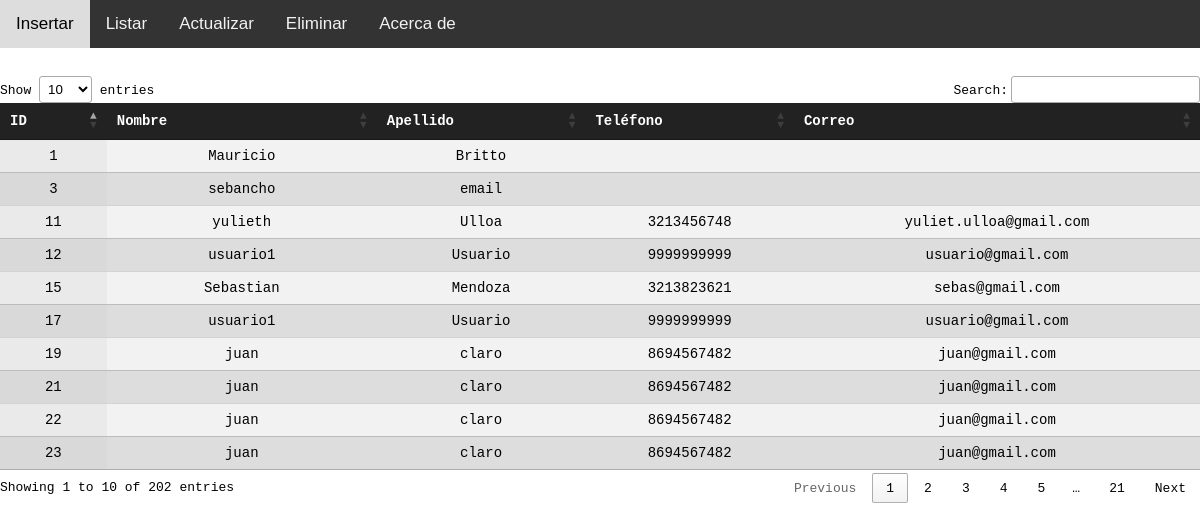
The app's page /listar.php with its own data.
### tables this page shows
CREATE TABLE `usuarios` (
  `id` int(30) NOT NULL,
  `nombre` text NOT NULL,
  `apellido` text NOT NULL,
  `telefono` varchar(20) NOT NULL,
  `correo` varchar(50) NOT NULL
);

### listar.php (the view, shortened to what this page needs)
<!DOCTYPE html>
<html lang="es">
<head>
    <link rel="stylesheet" href="https://cdn.datatables.net/1.10.20/css/jquery.dataTables.min.css">
</head>
<body>
    <?php
    include_once('conexion.php');
    include_once('cabecera.php');
    echo '<pre>';
    $sql = "SELECT id,nombre,apellido,telefono,correo FROM usuarios";
    $resultado = $conexion->query($sql);
    ?>
    <table id="listar" class="display" style="width:100%">
        <?php
        if ($resultado->num_rows > 0) {
            echo "<thead><tr><th>ID</th><th>Nombre</th><th>Apellido</th><th>Teléfono</th><th>Correo</th></tr></thead><tbody>";
            $filas = $resultado->fetch_all(MYSQLI_ASSOC);
            foreach ($filas as $fila) {
                echo "<tr>
                <td>" . $fila['id'] . "</td><td>" . $fila['nombre'] . "</td><td>" . $fila['apellido'] . "</td><td>" . $fila['telefono'] . "</td><td>" . $fila['correo'] . "</td></tr>";
            }
            echo "</tbody>";
        } else {
            echo "<td valign='top' colspan='5' class='dataTables_empty'>No hay registros para mostrar</td>";
        }
        ?>
    </table>
</body>
</html>

### cabecera.php (shortened to what this page needs)
<!DOCTYPE html>
<html lang="en">
<head>
    <link rel="stylesheet" href="https://cdn.datatables.net/1.10.20/css/jquery.dataTables.min.css">
    <link rel="stylesheet" href="estilos.css">
</head>
<body>
    <div class="topnav">
        <a href="index.php">Insertar</a>
        <a href="listar.php">Listar</a>
        <a href="actualizar.php">Actualizar</a>
        <a href="eliminar.php">Eliminar</a>
        <a href="https://configuroweb.com">Acerca de</a>
    </div>
</body>
</html>

### estilos.css (style rules this page uses)
body { margin: 0; font-family: Arial, Helvetica, sans-serif; }
.topnav { overflow: hidden; background-color: #333; }
.topnav a { float: left; color: #f2f2f2; text-align: center; padding: 14px 16px; text-decoration: none; font-size: 17px; }
#listar { background-color: #f8f8f8; font-size: 14px; }
#listar th { background-color: #222222; color: #ffffff; font-weight: bold; }
#listar td { padding: 8px; text-align: center; }
#listar tr:nth-child(even) { background-color: #dddddd; }

### records on screen
usuarios: id "1", nombre "Mauricio", apellido "Britto"
usuarios: id "3", nombre "sebancho", apellido "email"
usuarios: id "11", nombre "yulieth", apellido "Ulloa", telefono "3213456748", correo "yuliet.ulloa@gmail.com"
usuarios: id "12", nombre "usuario1", apellido "Usuario", telefono "9999999999", correo "usuario@gmail.com"
usuarios: id "15", nombre "Sebastian", apellido "Mendoza", telefono "3213823621", correo "sebas@gmail.com"
usuarios: id "17", nombre "usuario1", apellido "Usuario", telefono "9999999999", correo "usuario@gmail.com"
usuarios: id "19", nombre "juan", apellido "claro", telefono "8694567482", correo "juan@gmail.com"
usuarios: id "21", nombre "juan", apellido "claro", telefono "8694567482", correo "juan@gmail.com"
usuarios: id "22", nombre "juan", apellido "claro", telefono "8694567482", correo "juan@gmail.com"
usuarios: id "23", nombre "juan", apellido "claro", telefono "8694567482", correo "juan@gmail.com"
